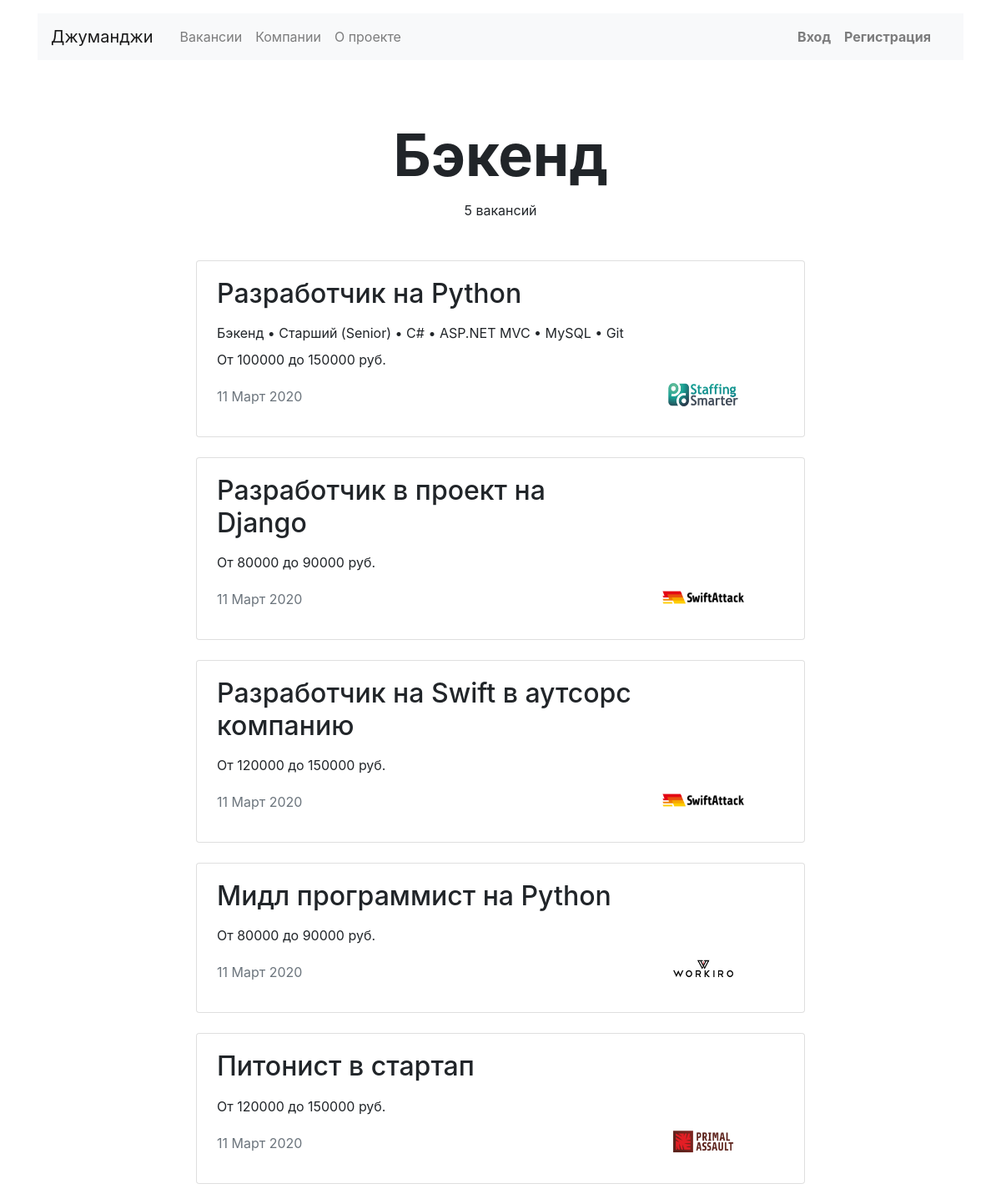
The page /vacancies/cat/backend on the database as committed earlier.
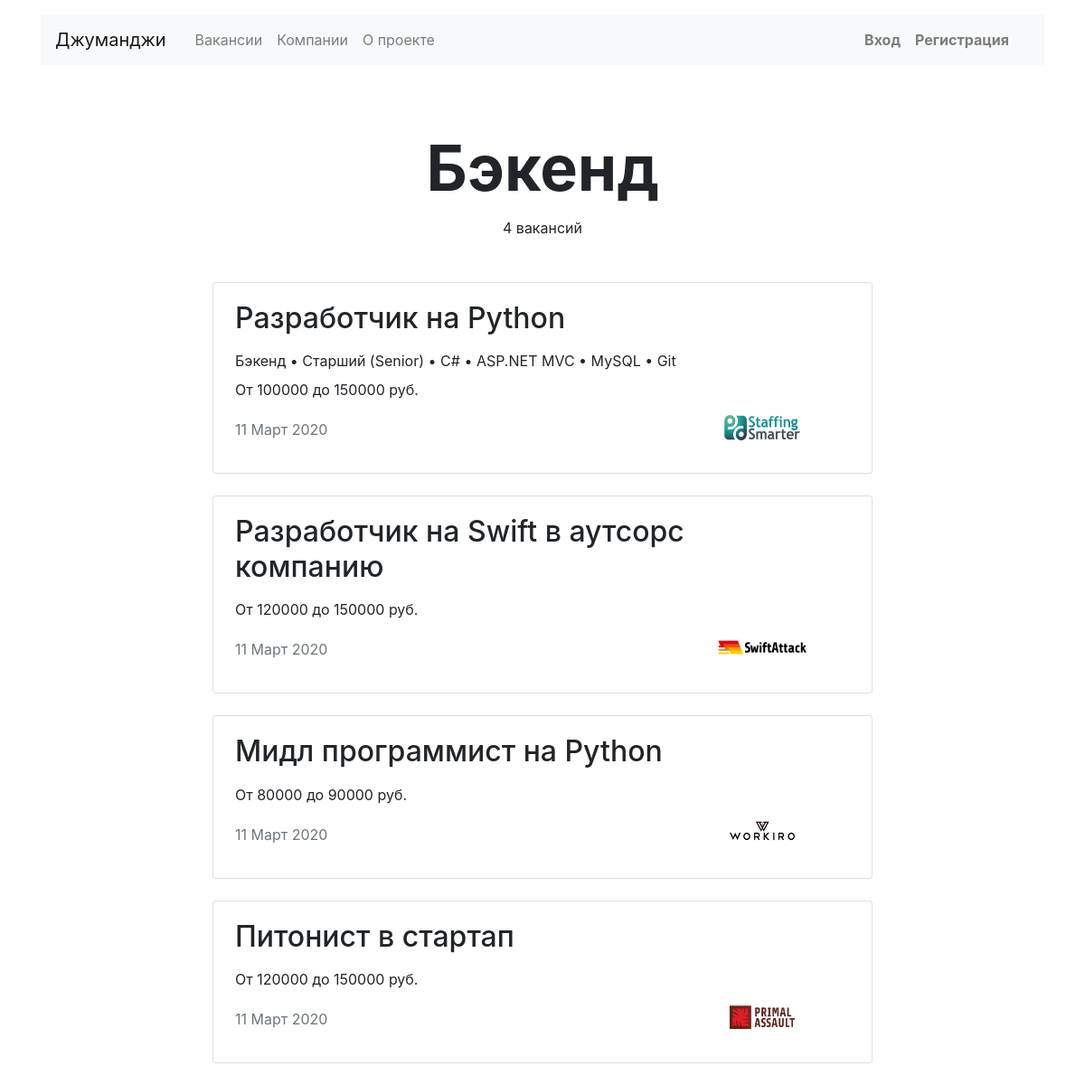
The same page on the database as committed later.
### job/models.py (models this page shows, shortened)
class Vacancy(models.Model):
    title = models.CharField(max_length=255)
    specialty = models.ForeignKey(Specialty, on_delete=models.CASCADE, related_name='vacancies')
    company = models.ForeignKey(Company, on_delete=models.CASCADE, related_name='company')
    skills = models.TextField(blank=True, null=True)
    description = models.TextField()
    salary_min = models.IntegerField()
    salary_max = models.IntegerField()
    published_at = models.DateTimeField()

class Company(models.Model):
    name = models.CharField(max_length=255)
    location = models.CharField(max_length=255, blank=True, null=True)
    logo = models.ImageField(upload_to='companies', blank=True)
    description = models.TextField(blank=True, null=True)
    employee_count = models.IntegerField(blank=True, null=True)
    owner = models.ForeignKey(User, on_delete=models.CASCADE, related_name='company', null=True)

### job/views.py (the view)
# urls.py: path('vacancies/cat/<str:code>', VacanciesCatListView.as_view(), name='vacancies_cat'),
class VacanciesCatListView(ListView):
    template_name = 'job/vacancies.html'
    model = Vacancy
    allow_empty = False
    def get_context_data(self, **kwargs):
        context = super(VacanciesCatListView, self).get_context_data(**kwargs)
        context['vacancy_list'] = Vacancy.objects.filter(specialty__code=self.kwargs['code'])\
            .select_related('specialty')\
            .select_related('company')
        context['category_title'] = Specialty.objects.get(code=self.kwargs['code'])
        return context

### job/models.py (called while the page is built)
    def __str__(self):
        return self.title

### job/templates/job/vacancies.html (shortened to what this page needs)
{% extends 'job/base.html' %}
{% block content %}
    <section>
        <h1 class="h1 text-center mx-auto mt-4 pt-5" style="font-size: 70px;">
            <strong>
                {% if page_title %}
                    {{ page_title }}
                {% else %}
                    {{ category_title }}
                {% endif %}
            </strong>
        </h1>
        <p class="text-center pt-1">{{ vacancy_list.count }} вакансий</p>
        <div class="row mt-5">
            <div class="col-12 col-lg-8 offset-lg-2 m-auto">
                {% for vacancy in vacancy_list %}
                    <div class="card mb-4">
                        <div class="card-body px-4">
                            <div class="row">
                                <div class="col-12 col-md-8 col-lg-9">
                                    <h2 class="h2 pb-2">{{ vacancy.title }}</h2>
                                    <p class="mb-2">
                                        {% if vacancy.skills != None %}
                                            {{ vacancy.skills }}
                                        {% endif %}
                                    </p>
                                    <p>От {{ vacancy.salary_min }} до {{ vacancy.salary_max }} руб.</p>
                                    <p class="text-muted pt-1">{{ vacancy.published_at | date:'j F Y' }}</p>
                                </div>
                                <div class="col-12 col-md-4 col-lg-3 d-flex align-items-end">
                                    <a href="{% url 'vacancy_detail' vacancy.id %}">
                                        <img src="{{ vacancy.company.logo.url }}" width="100" height="60" alt="{{ vacancy.company.name }}">
                                    </a>
                                </div>
                            </div>
                        </div>
                    </div>
                {% endfor %}
            </div>
        </div>
    </section>
{% endblock content %}

Rows that differ between the two databases and show on the page:
no longer on this page (row edited): Vacancy: title "Разработчик в проект на Django", salary_min "80000", salary_max "90000", published_at "11 Март 2020", company.logo (picture)
Other text that changed with them:
{{ vacancy_list.count }}: "5" → "4"
